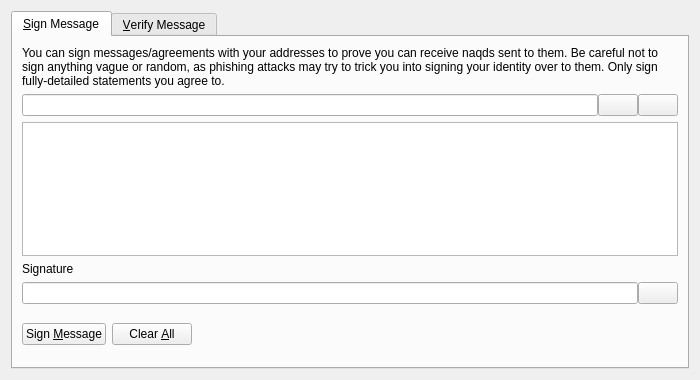
<?xml version="1.0" encoding="UTF-8"?>
<ui version="4.0">
 <class>SignVerifyMessageDialog</class>
 <widget class="QDialog" name="SignVerifyMessageDialog">
  <property name="geometry">
   <rect>
    <x>0</x>
    <y>0</y>
    <width>700</width>
    <height>380</height>
   </rect>
  </property>
  <property name="windowTitle">
   <string>Signatures - Sign / Verify a Message</string>
  </property>
  <property name="modal">
   <bool>true</bool>
  </property>
  <layout class="QVBoxLayout" name="verticalLayout">
   <item>
    <widget class="QTabWidget" name="tabWidget">
     <property name="currentIndex">
      <number>0</number>
     </property>
     <widget class="QWidget" name="tabSignMessage">
      <attribute name="title">
       <string>&amp;Sign Message</string>
      </attribute>
      <layout class="QVBoxLayout" name="verticalLayout_SM">
       <item>
        <widget class="QLabel" name="infoLabel_SM">
         <property name="text">
          <string>You can sign messages/agreements with your addresses to prove you can receive naqds sent to them. Be careful not to sign anything vague or random, as phishing attacks may try to trick you into signing your identity over to them. Only sign fully-detailed statements you agree to.</string>
         </property>
         <property name="textFormat">
          <enum>Qt::PlainText</enum>
         </property>
         <property name="wordWrap">
          <bool>true</bool>
         </property>
        </widget>
       </item>
       <item>
        <layout class="QHBoxLayout" name="horizontalLayout_1_SM">
         <property name="spacing">
          <number>0</number>
         </property>
         <item>
          <widget class="QValidatedLineEdit" name="addressIn_SM">
           <property name="toolTip">
            <string>The NAQD address to sign the message with</string>
           </property>
          </widget>
         </item>
         <item>
          <widget class="QPushButton" name="addressBookButton_SM">
           <property name="toolTip">
            <string>Choose previously used address</string>
           </property>
           <property name="text">
            <string/>
           </property>
           <property name="icon">
            <iconset resource="../bitcoin.qrc">
             <normaloff>:/icons/address-book</normaloff>:/icons/address-book</iconset>
           </property>
           <property name="shortcut">
            <string>Alt+A</string>
           </property>
           <property name="autoDefault">
            <bool>false</bool>
           </property>
          </widget>
         </item>
         <item>
          <widget class="QPushButton" name="pasteButton_SM">
           <property name="toolTip">
            <string>Paste address from clipboard</string>
           </property>
           <property name="text">
            <string/>
           </property>
           <property name="icon">
            <iconset resource="../bitcoin.qrc">
             <normaloff>:/icons/editpaste</normaloff>:/icons/editpaste</iconset>
           </property>
           <property name="shortcut">
            <string>Alt+P</string>
           </property>
           <property name="autoDefault">
            <bool>false</bool>
           </property>
          </widget>
         </item>
        </layout>
       </item>
       <item>
        <widget class="QPlainTextEdit" name="messageIn_SM">
         <property name="toolTip">
          <string>Enter the message you want to sign here</string>
         </property>
        </widget>
       </item>
       <item>
        <widget class="QLabel" name="signatureLabel_SM">
         <property name="text">
          <string>Signature</string>
         </property>
         <property name="textFormat">
          <enum>Qt::PlainText</enum>
         </property>
        </widget>
       </item>
       <item>
        <layout class="QHBoxLayout" name="horizontalLayout_2_SM">
         <property name="spacing">
          <number>0</number>
         </property>
         <item>
          <widget class="QLineEdit" name="signatureOut_SM">
           <property name="font">
            <font>
             <italic>true</italic>
            </font>
           </property>
           <property name="readOnly">
            <bool>true</bool>
           </property>
          </widget>
         </item>
         <item>
          <widget class="QPushButton" name="copySignatureButton_SM">
           <property name="toolTip">
            <string>Copy the current signature to the system clipboard</string>
           </property>
           <property name="text">
            <string/>
           </property>
           <property name="icon">
            <iconset resource="../bitcoin.qrc">
             <normaloff>:/icons/editcopy</normaloff>:/icons/editcopy</iconset>
           </property>
           <property name="autoDefault">
            <bool>false</bool>
           </property>
          </widget>
         </item>
        </layout>
       </item>
       <item>
        <layout class="QHBoxLayout" name="horizontalLayout_3_SM">
         <item>
          <widget class="QPushButton" name="signMessageButton_SM">
           <property name="toolTip">
            <string>Sign the message to prove you own this NAQD address</string>
           </property>
           <property name="text">
            <string>Sign &amp;Message</string>
           </property>
           <property name="icon">
            <iconset resource="../bitcoin.qrc">
             <normaloff>:/icons/edit</normaloff>:/icons/edit</iconset>
           </property>
           <property name="autoDefault">
            <bool>false</bool>
           </property>
          </widget>
         </item>
         <item>
          <widget class="QPushButton" name="clearButton_SM">
           <property name="toolTip">
            <string>Reset all sign message fields</string>
           </property>
           <property name="text">
            <string>Clear &amp;All</string>
           </property>
           <property name="icon">
            <iconset resource="../bitcoin.qrc">
             <normaloff>:/icons/remove</normaloff>:/icons/remove</iconset>
           </property>
           <property name="autoDefault">
            <bool>false</bool>
           </property>
          </widget>
         </item>
         <item>
          <spacer name="horizontalSpacer_1_SM">
           <property name="orientation">
            <enum>Qt::Horizontal</enum>
           </property>
           <property name="sizeHint" stdset="0">
            <size>
             <width>40</width>
             <height>48</height>
            </size>
           </property>
          </spacer>
         </item>
         <item>
          <widget class="QLabel" name="statusLabel_SM">
           <property name="font">
            <font>
             <weight>75</weight>
             <bold>true</bold>
            </font>
           </property>
           <property name="text">
            <string/>
           </property>
           <property name="wordWrap">
            <bool>true</bool>
           </property>
          </widget>
         </item>
         <item>
          <spacer name="horizontalSpacer_2_SM">
           <property name="orientation">
            <enum>Qt::Horizontal</enum>
           </property>
           <property name="sizeHint" stdset="0">
            <size>
             <width>40</width>
             <height>48</height>
            </size>
           </property>
          </spacer>
         </item>
        </layout>
       </item>
      </layout>
     </widget>
     <widget class="QWidget" name="tabVerifyMessage">
      <attribute name="title">
       <string>&amp;Verify Message</string>
      </attribute>
      <layout class="QVBoxLayout" name="verticalLayout_VM">
       <item>
        <widget class="QLabel" name="infoLabel_VM">
         <property name="text">
          <string>Enter the receiver's address, message (ensure you copy line breaks, spaces, tabs, etc. exactly) and signature below to verify the message. Be careful not to read more into the signature than what is in the signed message itself, to avoid being tricked by a man-in-the-middle attack. Note that this only proves the signing party receives with the address, it cannot prove sendership of any transaction!</string>
         </property>
         <property name="textFormat">
          <enum>Qt::PlainText</enum>
         </property>
         <property name="alignment">
          <set>Qt::AlignLeading|Qt::AlignLeft|Qt::AlignTop</set>
         </property>
         <property name="wordWrap">
          <bool>true</bool>
         </property>
        </widget>
       </item>
       <item>
        <layout class="QHBoxLayout" name="horizontalLayout_1_VM">
         <property name="spacing">
          <number>0</number>
         </property>
         <item>
          <widget class="QValidatedLineEdit" name="addressIn_VM">
           <property name="toolTip">
            <string>The NAQD address the message was signed with</string>
           </property>
          </widget>
         </item>
         <item>
          <widget class="QPushButton" name="addressBookButton_VM">
           <property name="toolTip">
            <string>Choose previously used address</string>
           </property>
           <property name="text">
            <string/>
           </property>
           <property name="icon">
            <iconset resource="../bitcoin.qrc">
             <normaloff>:/icons/address-book</normaloff>:/icons/address-book</iconset>
           </property>
           <property name="shortcut">
            <string>Alt+A</string>
           </property>
           <property name="autoDefault">
            <bool>false</bool>
           </property>
          </widget>
         </item>
        </layout>
       </item>
       <item>
        <widget class="QPlainTextEdit" name="messageIn_VM"/>
       </item>
       <item>
        <widget class="QValidatedLineEdit" name="signatureIn_VM"/>
       </item>
       <item>
        <layout class="QHBoxLayout" name="horizontalLayout_2_VM">
         <item>
          <widget class="QPushButton" name="verifyMessageButton_VM">
           <property name="toolTip">
            <string>Verify the message to ensure it was signed with the specified NAQD address</string>
           </property>
           <property name="text">
            <string>Verify &amp;Message</string>
           </property>
           <property name="icon">
            <iconset resource="../bitcoin.qrc">
             <normaloff>:/icons/transaction_0</normaloff>:/icons/transaction_0</iconset>
           </property>
           <property name="autoDefault">
            <bool>false</bool>
           </property>
          </widget>
         </item>
         <item>
          <widget class="QPushButton" name="clearButton_VM">
           <property name="toolTip">
            <string>Reset all verify message fields</string>
           </property>
           <property name="text">
            <string>Clear &amp;All</string>
           </property>
           <property name="icon">
            <iconset resource="../bitcoin.qrc">
             <normaloff>:/icons/remove</normaloff>:/icons/remove</iconset>
           </property>
           <property name="autoDefault">
            <bool>false</bool>
           </property>
          </widget>
         </item>
         <item>
          <spacer name="horizontalSpacer_1_VM">
           <property name="orientation">
            <enum>Qt::Horizontal</enum>
           </property>
           <property name="sizeHint" stdset="0">
            <size>
             <width>40</width>
             <height>48</height>
            </size>
           </property>
          </spacer>
         </item>
         <item>
          <widget class="QLabel" name="statusLabel_VM">
           <property name="font">
            <font>
             <weight>75</weight>
             <bold>true</bold>
            </font>
           </property>
           <property name="text">
            <string/>
           </property>
           <property name="wordWrap">
            <bool>true</bool>
           </property>
          </widget>
         </item>
         <item>
          <spacer name="horizontalSpacer_2_VM">
           <property name="orientation">
            <enum>Qt::Horizontal</enum>
           </property>
           <property name="sizeHint" stdset="0">
            <size>
             <width>40</width>
             <height>48</height>
            </size>
           </property>
          </spacer>
         </item>
        </layout>
       </item>
      </layout>
     </widget>
    </widget>
   </item>
  </layout>
 </widget>
 <customwidgets>
  <customwidget>
   <class>QValidatedLineEdit</class>
   <extends>QLineEdit</extends>
   <header>qt/qvalidatedlineedit.h</header>
  </customwidget>
 </customwidgets>
 <resources>
  <include location="../bitcoin.qrc"/>
 </resources>
 <connections/>
</ui>
